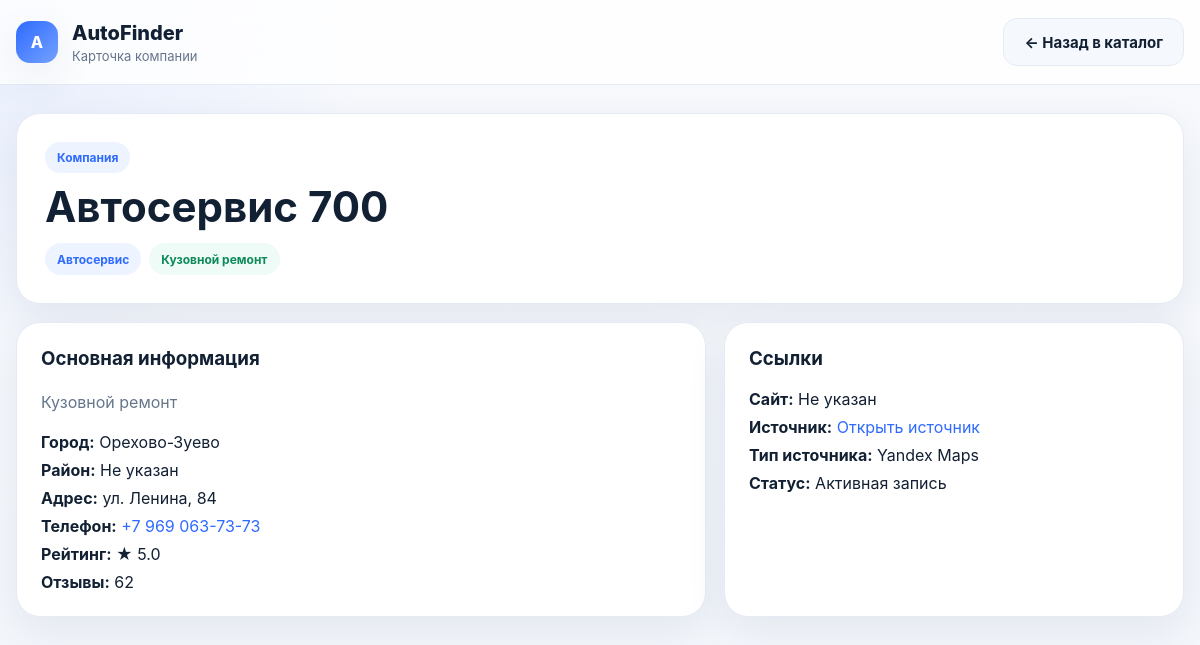
Page /company/avtoservis-700 on the committed database.
### tables this page shows
CREATE TABLE company (
            id INTEGER PRIMARY KEY AUTOINCREMENT,
            name TEXT NOT NULL,
            slug TEXT NOT NULL UNIQUE,
            category TEXT,
            subcategory TEXT,
            city_slug TEXT NOT NULL,
            city_name TEXT NOT NULL,
            district TEXT,
            metro_station TEXT,
            address TEXT,
            phone TEXT,
            website TEXT,
            description TEXT,
            rating REAL DEFAULT 0,
            reviews_count INTEGER DEFAULT 0,
            is_active INTEGER DEFAULT 1,
            source_url TEXT,
            source_type TEXT
        );

### app.py (the view)
@app.route("/company/<slug>")
def company_page(slug):
    conn = get_connection()
    company = conn.execute(
        "SELECT * FROM company WHERE slug = ?",
        (slug,)
    ).fetchone()
    conn.close()
    if not company:
        abort(404)
    return render_template("company.html", company=company)

### app.py (called while the page is built)
def get_connection():
    conn = sqlite3.connect(DB_PATH)
    conn.row_factory = sqlite3.Row
    return conn

### templates/company.html (shortened to what this page needs)
<!doctype html>
<html lang="ru">
<head>
    <link rel="stylesheet" href="{{ url_for('static', filename='styles.css') }}">
</head>
<body>
<header class="site-header">
    <div class="container header-inner">
        <div class="brand-wrap">
            <div class="brand-mark">A</div>
            <div>
                <div class="brand-title">AutoFinder</div>
                <div class="brand-subtitle">Карточка компании</div>
            </div>
        </div>
        <a class="ghost-btn" href="{{ url_for('index') }}">← Назад в каталог</a>
    </div>
</header>
<main class="container">
    <section class="detail-hero">
        <div class="card-surface detail-card">
            <div class="eyebrow">Компания</div>
            <h1>{{ company['name'] }}</h1>
            <div class="badges">
                <span class="badge">{{ company['category'] or 'Без категории' }}</span>
                {% if company['subcategory'] %}
                    <span class="badge badge-soft">{{ company['subcategory'] }}</span>
                {% endif %}
            </div>
        </div>
    </section>
    <section class="detail-grid">
        <div class="card-surface detail-box">
            <h3>Основная информация</h3>
            <p class="description">{{ company['description'] or 'Описание пока не заполнено.' }}</p>
            <div class="meta-list">
                <div><strong>Город:</strong> {{ company['city_name'] or 'Не указан' }}</div>
                <div><strong>Район:</strong> {{ company['district'] or 'Не указан' }}</div>
                <div><strong>Адрес:</strong> {{ company['address'] or 'Не указан' }}</div>
                <div>
                    <strong>Телефон:</strong>
                    {% if company['phone'] %}
                        <a href="tel:{{ company['phone'] }}">{{ company['phone'] }}</a>
                    {% else %}
                        Не указан
                    {% endif %}
                </div>
                <div><strong>Рейтинг:</strong> ★ {{ company['rating'] or 0 }}</div>
                <div><strong>Отзывы:</strong> {{ company['reviews_count'] or 0 }}</div>
            </div>
        </div>
        <div class="card-surface detail-box">
            <h3>Ссылки</h3>
            <div class="meta-list">
                <div>
                    <strong>Сайт:</strong>
                    {% if company['website'] %}
                        <a href="{{ company['website'] }}" target="_blank" rel="noopener">{{ company['website'] }}</a>
                    {% else %}
                        Не указан
                    {% endif %}
                </div>
                <div>
                    <strong>Источник:</strong>
                    {% if company['source_url'] %}
                        <a href="{{ company['source_url'] }}" target="_blank" rel="noopener">Открыть источник</a>
                    {% else %}
                        Не указан
                    {% endif %}
                </div>
                <div><strong>Тип источника:</strong> {{ company['source_type'] or 'Не указан' }}</div>
                <div><strong>Статус:</strong> {{ 'Активная запись' if company['is_active'] else 'Неактивная запись' }}</div>
            </div>
        </div>
    </section>
</main>
</body>
</html>

### static/styles.css (style rules this page uses)
:root { --bg: #f5f7fb; --bg-soft: #fbfcfe; --surface: #ffffff; --surface-2: #f7f9fc; --border: #e5ebf4; --text: #122033; --muted: #65758b; --primary: #2f6bff; --primary-soft: #edf3ff; --success: #1ea971; --danger: #e45757; --shadow: 0 14px 40px rgba(24, 51, 94, 0.08); --radius: 24px; --radius-sm: 16px; }
* { box-sizing: border-box; }
html, body { margin: 0; padding: 0; font-family: Inter, system-ui, -apple-system, BlinkMacSystemFont, "Segoe UI", sans-serif; color: var(--text); background: radial-gradient(circle at top left, rgba(47, 107, 255, 0.08), transparent 26%), linear-gradient(180deg, #f7f9fd 0%, #f3f6fb 100%); }
body { min-height: 100vh; }
a { color: var(--primary); text-decoration: none; }
.container { width: min(1200px, calc(100% - 32px)); margin: 0 auto; }
.site-header { position: sticky; top: 0; z-index: 30; backdrop-filter: blur(12px); background: rgba(255, 255, 255, 0.82); border-bottom: 1px solid var(--border); }
.header-inner { min-height: 84px; display: flex; align-items: center; justify-content: space-between; gap: 16px; }
.brand-wrap { display: flex; align-items: center; gap: 14px; }
.brand-mark { width: 42px; height: 42px; border-radius: 14px; display: flex; align-items: center; justify-content: center; background: linear-gradient(135deg, var(--primary), #73a1ff); color: white; font-weight: 800; box-shadow: var(--shadow); }
.brand-title { font-size: 20px; font-weight: 800; }
.brand-subtitle { margin-top: 3px; color: var(--muted); font-size: 13px; }
.card-surface { background: var(--surface); border: 1px solid var(--border); border-radius: var(--radius); box-shadow: var(--shadow); }
button, .ghost-btn, .call-btn, .chip { display: inline-flex; align-items: center; justify-content: center; min-height: 48px; padding: 0 20px; border-radius: 14px; border: none; cursor: pointer; font-size: 15px; font-weight: 700; transition: 0.18s ease; text-decoration: none; }
.ghost-btn { background: #f5f8fd; border: 1px solid var(--border); color: var(--text); }
.eyebrow { display: inline-block; margin-bottom: 12px; padding: 8px 12px; border-radius: 999px; background: var(--primary-soft); color: var(--primary); font-size: 12px; font-weight: 700; }
.badges { display: flex; flex-wrap: wrap; gap: 8px; }
.badge { display: inline-flex; align-items: center; min-height: 32px; padding: 0 12px; border-radius: 999px; background: #edf3ff; color: var(--primary); font-size: 12px; font-weight: 700; }
.badge-soft { background: #eefbf6; color: #0d8a5a; }
.description { margin: 0 0 16px; color: var(--muted); line-height: 1.7; }
.meta-list { display: grid; gap: 8px; color: var(--text); }
.meta-list strong { color: var(--text); }
.detail-hero { padding: 28px 0 18px; }
.detail-card { padding: 28px; }
.detail-card h1 { margin: 0 0 14px; font-size: 42px; line-height: 1.05; }
.detail-grid, .result-layout { display: grid; grid-template-columns: 1.2fr 0.8fr; gap: 18px; padding-bottom: 40px; }
.detail-box, .result-panel, .question-box { padding: 24px; }
.detail-box h3, .result-panel h2, .result-panel h3, .question-box h3 { margin-top: 0; }

### rows in the picture
company: name "Автосервис 700", category "Автосервис", subcategory "Кузовной ремонт", description "Кузовной ремонт", city_name "Орехово-Зуево", district "Не указан", address "ул. Ленина, 84", phone "+7 969 063-73-73", rating "5.0", reviews_count "62", source_type "Yandex Maps", is_active "Активная запись"
